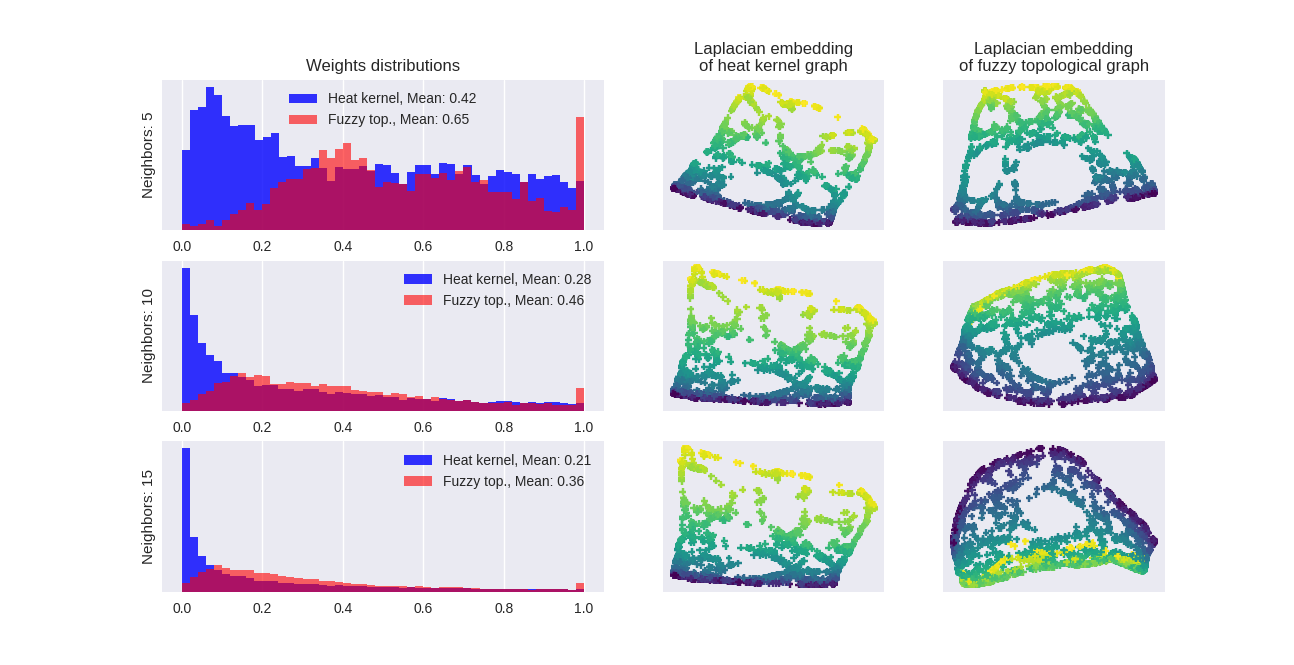

Write Python code to recreate this figure.
#!/usr/bin/env python3
# -*- coding: utf-8 -*-
"""
Created on Wed Sep 29 23:49:13 2021

@author: fede
"""

import numpy as np
import matplotlib.pyplot as plt
#import seaborn as sns
# Laplacian Eigenmap
from sklearn.neighbors import kneighbors_graph
import scipy.sparse as sparse
# Fuzzy Topological
import umap
# Spectral Embedding
from sklearn.manifold import spectral_embedding
# Data
from utils import swiss_roll
#from time import time

n_samples = 2000
noise = 0.0
seed = 123456

xsc = 1
ysc = 100
zsc = 1

data = swiss_roll(n_samples, noise, seed, xsc,ysc,zsc)

X = data.data
labels = data.t

#%%

"""
From knn_neighbors matrix weighted by the distance, it returns the matrix
weighted by Heat Kernel with time 't' in coo format.
"""

def compute_weights(knn_graph, t):
        
    inv_t = 1/t
        
    rows = knn_graph.nonzero()[0]
    cols = knn_graph.nonzero()[1]
        
    entries = []
        
    for i in range(len(rows)):
            
        dist = knn_graph[ rows[i], cols[i] ]
        weight = np.exp( -inv_t*np.power(dist, 2) )
        entries.append(weight)
            
    weighted_graph = sparse.coo_matrix((entries, (rows, cols)))
    weighted_graph = weighted_graph.tocsr()
        
    return weighted_graph



#%%

"""
Comparison between weights distributions and laplacian embedding of the Heat
Kernel and the Fuzzy Topological analysis.
"""

plt.style.use('seaborn')

knn = [5, 10, 15]

n_rows = len(knn)

fig, ax = plt.subplots(n_rows,3, gridspec_kw={'width_ratios':[2,1,1]})


for row in range(n_rows):
    
    n_neighbors = knn[row]
  
    # Knn graph
    knn_graph = kneighbors_graph(X, n_neighbors, mode='distance',
                                              metric='euclidean')
    knn_dists = sparse.find(knn_graph)[2]    

    # Heat kernel graph, t=5
    heatker_graph = compute_weights(knn_graph, 5)
    heatker_graph = (heatker_graph + heatker_graph.transpose())*.5
    heatker_weights = sparse.find(heatker_graph)[2]

    # Fuzzy topological graph
    fuztop_graph,_,_ = umap.umap_.fuzzy_simplicial_set(X, n_neighbors, 
                                                        123456, 'euclidean')
    fuztop_graph = (fuztop_graph + fuztop_graph.transpose())*.5
    fuztop_weights = sparse.find(fuztop_graph)[2]

    # First column
    # Careful! Weights of value 1 are removed from the fuzzy topological
    # counts. That's for better visualization.
    ax[row,0].set_ylabel("Neighbors: "+str(n_neighbors))
    heatker_label = "Heat kernel, Mean: "+str(heatker_weights.mean())[:4]
    fuztop_label = "Fuzzy top., Mean: "+str(fuztop_weights.mean())[:4]    
    ax[row,0].hist(heatker_weights, bins=50, color='b', alpha=.8, label=heatker_label)
    # Remove ones 
    ax[row,0].hist(fuztop_weights[ fuztop_weights<1 ], bins=50, color='r', alpha=.6, label=fuztop_label)
    ax[row,0].legend()
    ax[row,0].get_yaxis().set_ticks([])
    
    print('1')
    
    heatker_emb = spectral_embedding(heatker_graph, n_components=2)
    hk_x = heatker_emb[:,0]
    hk_y = heatker_emb[:,1]
    fuztop_emb = spectral_embedding(fuztop_graph, n_components=2)
    ft_x = fuztop_emb[:,0]
    ft_y = fuztop_emb[:,1]

    #Second column
    ax[row,1].scatter(hk_x,hk_y, c=labels, cmap='viridis', marker='+', s=25)
    ax[row,1].get_xaxis().set_ticks([])
    ax[row,1].get_yaxis().set_ticks([])
    
    print('2')
    
    #Third column
    ax[row,2].scatter(ft_x,ft_y, c=labels, cmap='viridis', marker='+', s=25)
    ax[row,2].get_xaxis().set_ticks([])
    ax[row,2].get_yaxis().set_ticks([])
    
    print('3\n')

ax[0,0].set_title("Weights distributions")
ax[0,1].set_title("Laplacian embedding\nof heat kernel graph")
ax[0,2].set_title("Laplacian embedding\nof fuzzy topological graph")

plt.show()
